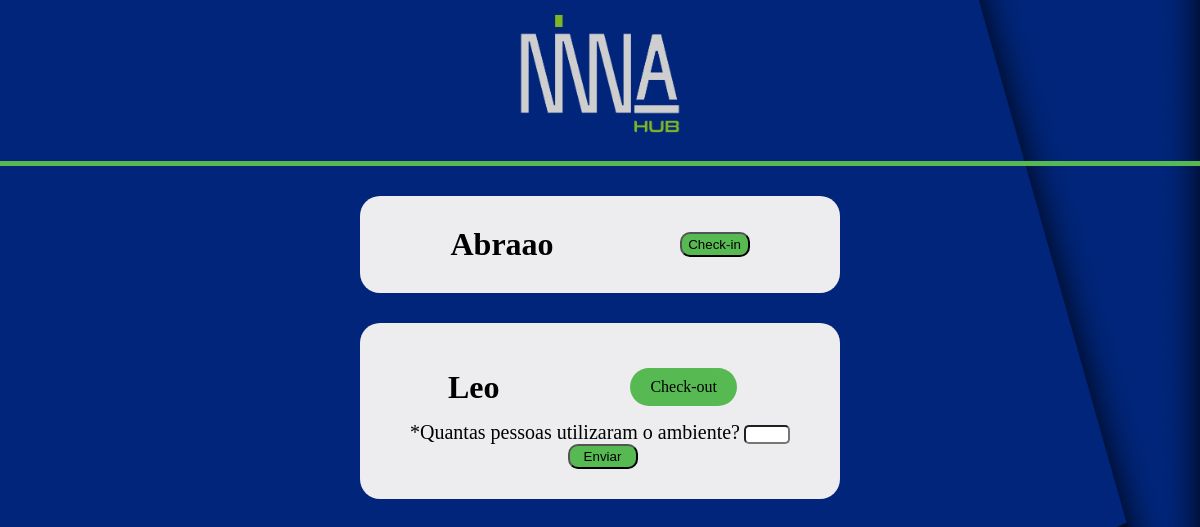
Before: /check/ (signed in) with the older database file.
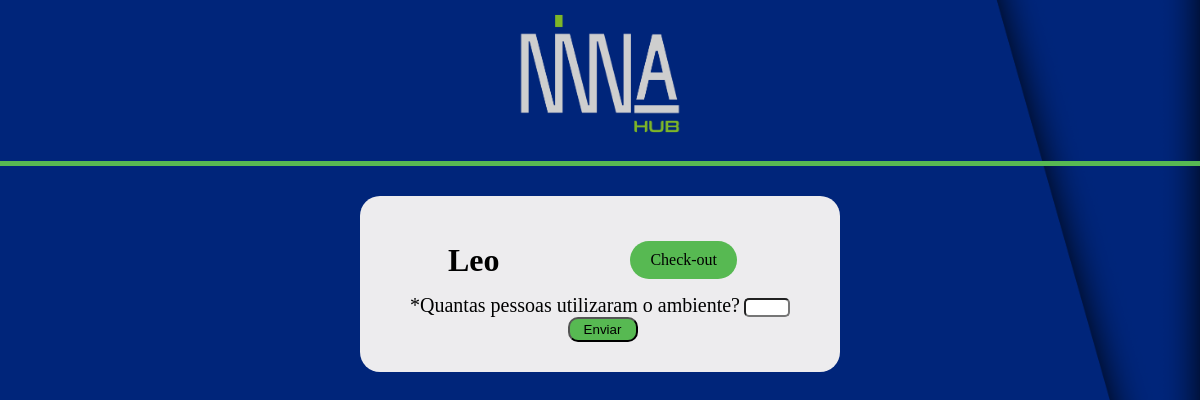
After: the same page with the newer database file.
### registro/models.py (models this page shows)
class Registro(models.Model):
    MANTENEDOR_CHOICES = (
        ('Mantenedor', 'Mantenedor'),
        ('Residente Startup', 'Residente Startup'),
        ('Time Operacional', 'Time Operacional'),
    )
    EVENTO_CHOICES = (
        ('Espaço01', 'Espaço01'),
        ('Espaço02', 'Espaço02'),
        ('Espaço03', 'Espaço03'),
    )
    agente = models.CharField(max_length=30)
    mantenedor = models.CharField(max_length=30, choices=MANTENEDOR_CHOICES)
    empresa = models.CharField(max_length=30)
    email = models.EmailField(max_length=254)
    telefone = models.CharField(max_length=30)
    cpf = models.CharField(max_length=30)
    cnpj =models.CharField(max_length=30)
    descricao = models.TextField(max_length=1000)
    espacos = models.CharField(max_length=30, choices=EVENTO_CHOICES)
    data_reserva = models.DateField('Data da Reserva')
    hora_inicio = models.TimeField('Hora Início', default=datetime.time(0, 00), blank=True)
    hora_fim = models.TimeField('Hora Fim', default=datetime.time(0, 00))
    check_in = models.BooleanField(default=False)
    check_in_horario = models.TimeField()
    check_out = models.BooleanField(default=False)
    check_out_horario = models.TimeField()
    participantes_presentes = models.IntegerField(default=0)
    def __str__(self):
        return self.agente

### registro/views.py (the view)
# urls.py: path('check/', views.check, name='check'),
def check(request):
    usuario = request.user.id
    conteudo = {"casos": Registro.objects.order_by('check_in_horario').all(),
    'nivel': get_object_or_404(NivelUsuario, usuario=usuario)
    }
    return render(request, 'check.html',conteudo)

### registro/templates/check.html (shortened to what this page needs)
{% extends 'base.html' %}
{% load static %}
{% block 'head' %}
  <link rel="stylesheet" href="{% static 'registro/css/check.css' %}"/>
  <header>
    <a class="link-logo">
      <img src="{% static 'registro/img/NINNA CINZA.png' %}" alt="" />
    </a>
  </header>
{% endblock %}
{% block 'body' %}
<main>
    {% for caso in casos %}
    {% if caso.participantes_presentes == 0%}
      <div class="parte-branca">
        <h1>{{caso}}</h1>
        {% if caso.check_in == False%}
          <form action="{%url 'check_in' caso.id %}" method="POST" name="form" >
            <button type="submit">Check-in</button>
          </form>
        {%else%}
          <a href="#" onclick="Check('aparecer')">
              <div class="botao">
                  <p> Check-out</p>
              </div>
          </a>
            <form action="{%url 'check_in' caso.id %}" method="POST" name="form" >
              <label for="quantidade" class="label-texto"> *Quantas pessoas utilizaram o ambiente?</label>
              <input type="text" name="quantidade" id="quantidade"/>
              <input type="submit" value="Enviar" class="botao-form">
            </form>
        {%endif%}
    {%else%}
      </div>
    {%endif%}
    {% endfor %}
</main>
{% endblock %}

### templates/base.html (shortened to what this page needs)
{% load static %}
<!DOCTYPE html>
<html lang="pt-br">
<head>
    {% block 'head' %}{% endblock %}
</head>
<body>
    {% block 'body' %}{% endblock %}
</body>
</html>

### templates/static/registro/css/check.css (style rules this page uses)
* { margin: 0; padding: 0; }
body { background: url(../img/background.png) center center / cover; text-align: center; }
header { display: flex; justify-content: space-around; padding-bottom: 20px; border-bottom: 5px solid #57B952; }
header img { width: 100%; padding-top: 10px; }
.link-logo { width: 15%; }
.parte-branca { width: 35%; background: #edecee; align-items: center; margin: 0 auto; margin-top: 30px; border-radius: 20px; padding: 30px; display: flex; justify-content: space-around; flex-wrap: wrap; }
a { text-decoration: none; }
.botao { display: flex; margin: 15px; padding: 10px 20px; border-radius: 20px; background: #57B952; justify-content: center; color: black; }
.botao-form { width: 70px; height: 25px; border-radius: 10px; background: #57B952; margin-left: 5px; }
.label-texto { padding-top: 40px; font-size: 20px; }
#quantidade { width: 10%; border-radius: 5px; }

Changed rows visible on the page:
no longer on this page (row edited): Registro: agente "Abraao"
